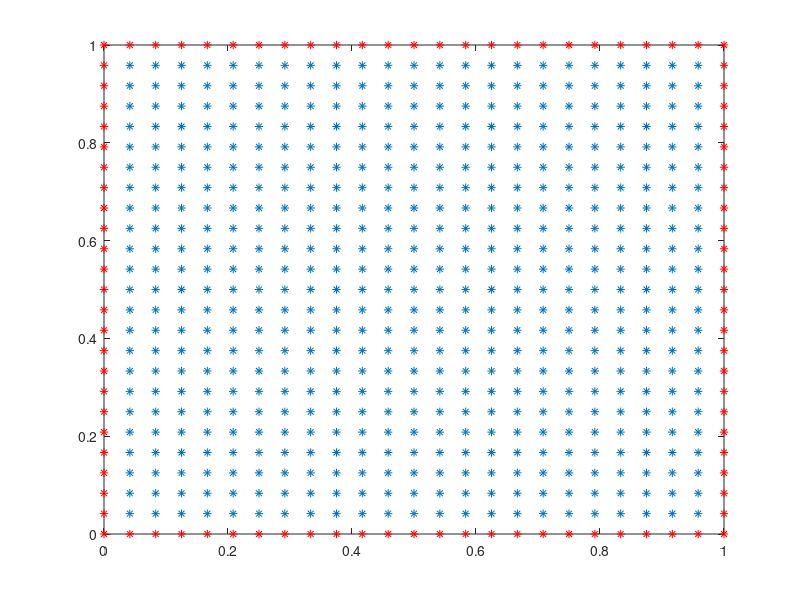
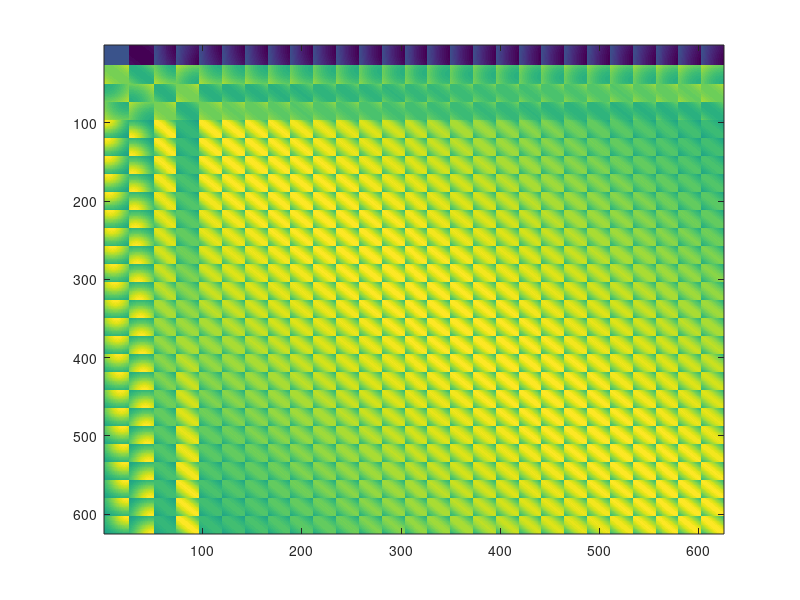
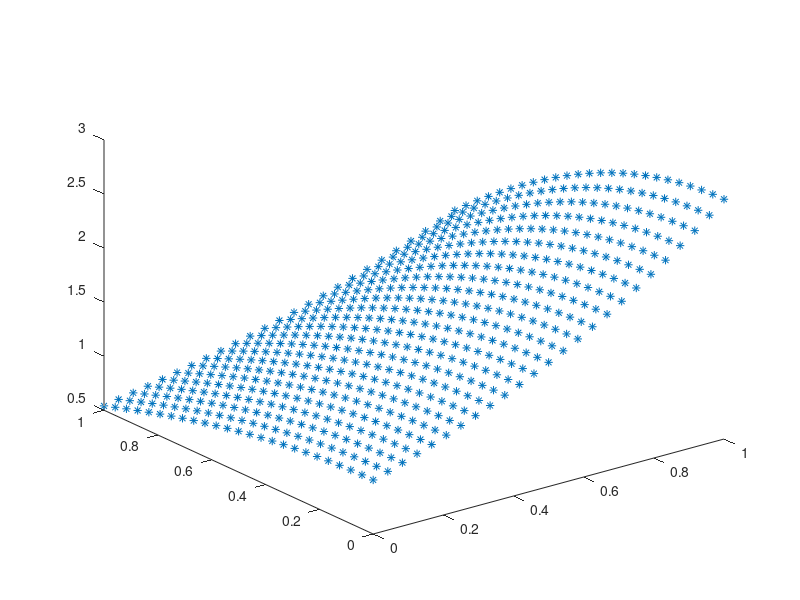
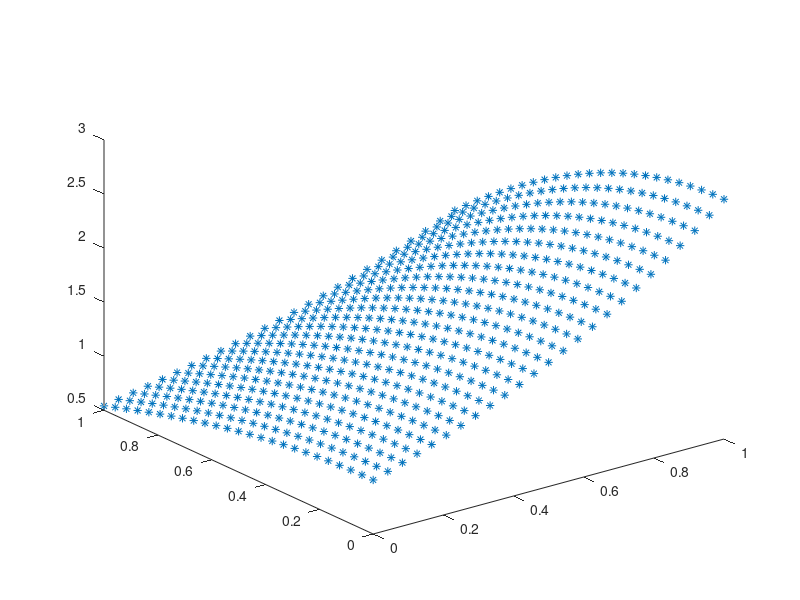

Write MATLAB code to recreate these figures, in order.
% Lu=0 (2D) on a square domain [0,1]x[0,1]
% neumann on south boundary
% dirichlet on the other boundaries
clear;clc;close all;
u=@(x,y) exp(x).*cos(y);
phi=@(r,c) sqrt(r.^2+c^2);
% r=@(x,xj,y,yj) sqrt((x-xj).^2+(y-yj).^2);
% dux=@(x,xj,y,yj,c) (x-xj)./sqrt(r(x,xj,y,yj).^2+c^2);
% du2x=@(x,xj,y,yj,c) ((y-yj).^2+c^2)./((r(x,xj,y,yj,c)+c^2)^(3/2));
c=1;
a=0;
b=1;
nx=25;
h=1/(nx-1);
xo=[a:h:b a:h:b repmat(a,1,nx-2) repmat(b,1,nx-2)]';
yo=[repmat(a,1,nx) repmat(b,1,nx) a+h:h:b-h a+h:h:b-h]';
[xi,yi]=meshgrid((a+h):h:(b-h)); % inner points
xi=xi(:);
yi=yi(:);
figure, plot(xo,yo,'r*',xi,yi,'*')
x=[xo;xi];
y=[yo;yi];
n=length(x);
no=length(xo);
r=zeros(n);
dux=zeros(n);
duy=zeros(n);
du2x=zeros(n);
du2y=zeros(n);
for i=1:n
    j=setdiff(1:n,i);
    r(i,j)=sqrt( (x(i)-x(j)).^2 + (y(i)-y(j)).^2 )';
end
j=1:n;
for i=1:n
    dux(i,j)=(x(i)-x(j))./(sqrt(r(i,j).^2+c^2))';
    du2x(i,j)=((y(i)-y(j)).^2+c^2)./((r(i,j).^2+c^2).^(3/2))';  
    duy(i,j)=(y(i)-y(j))./(sqrt(r(i,j).^2+c^2))';
    du2y(i,j)=((x(i)-x(j)).^2+c^2)./((r(i,j).^2+c^2).^(3/2))';
end
A=du2x+du2y;
% A(1:no,1:no)=eye(no);
% A(1:no,(no+1):n)=zeros(no,length((no+1):n));
A(1:no,1:n)=phi(r(1:no,1:n),c);
b=zeros(n,1);
b(1:no)=u(x(1:no),y(1:no));%exp(x(1:no)).*cos(y(1:no));
b(1:nx)=zeros(nx,1);
A(1:nx,:)=duy(1:nx,:);
figure, imagesc(A)
xx=A\b;
exact=u(x,y);
xx=phi(r(1:n,1:n),c)*xx;
error=norm(xx-exact)/norm(exact)
figure, plot3(x,y,exact,'*')
figure, plot3(x,y,xx,'*')